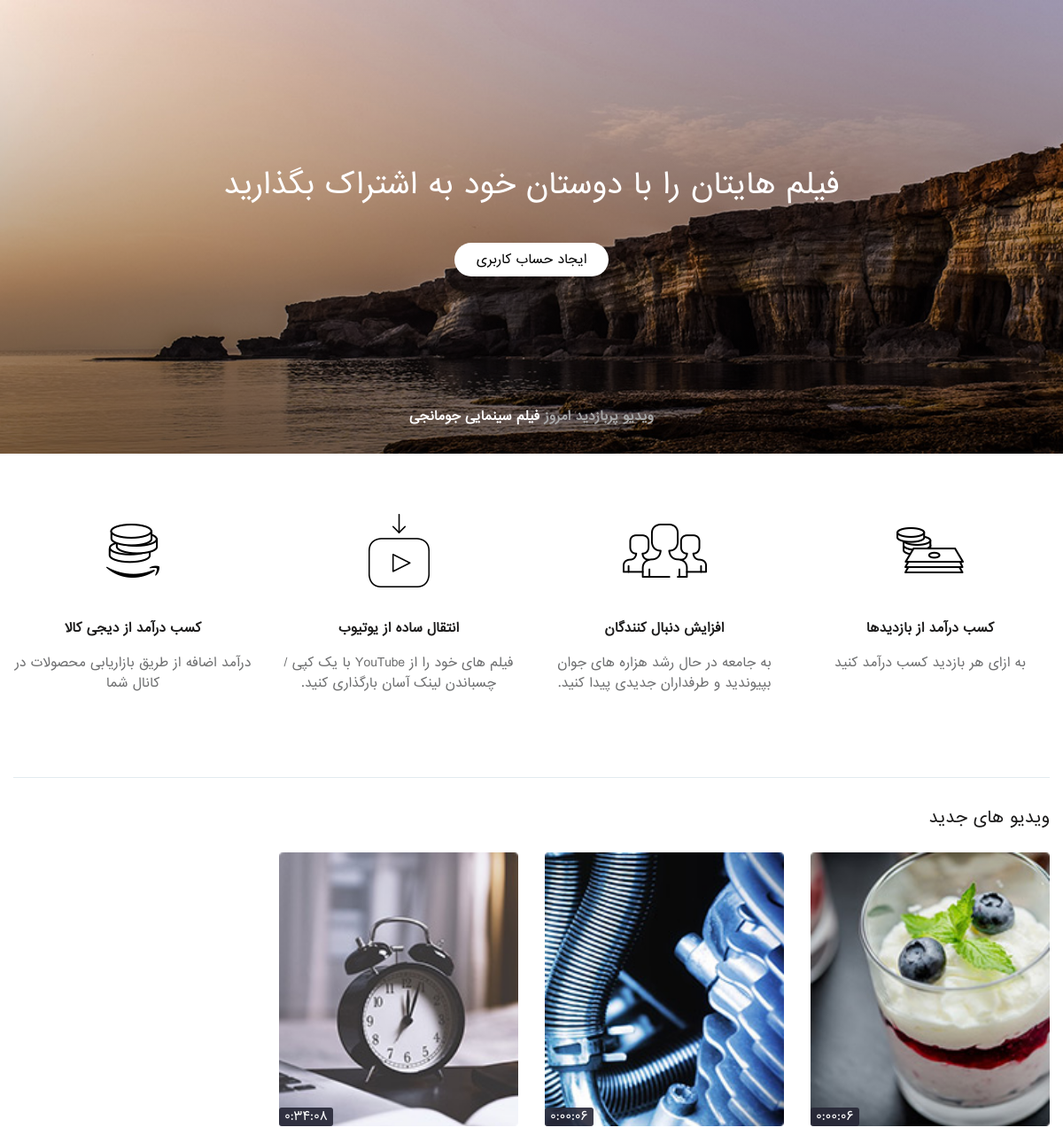
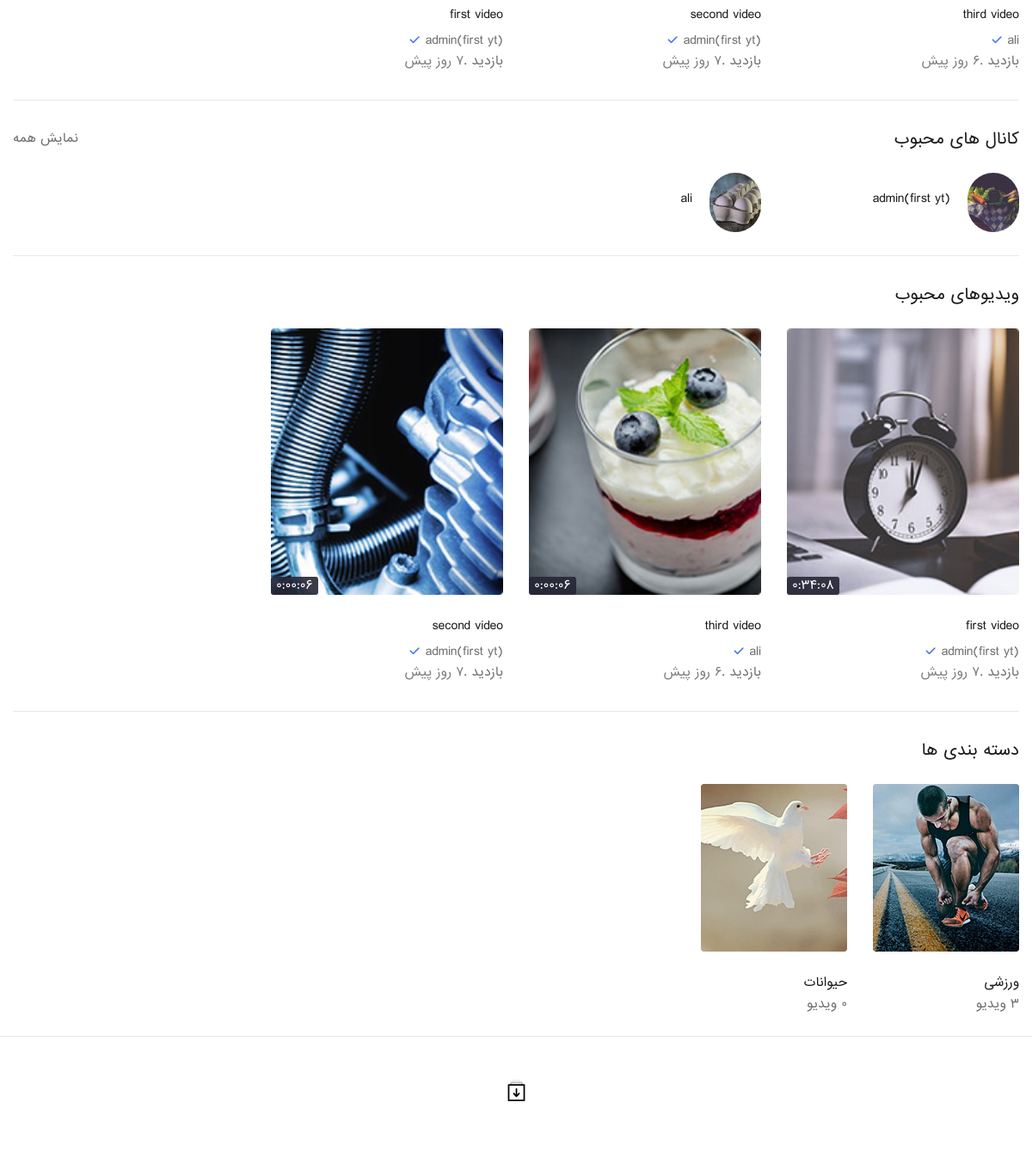
The page / on the database its author committed (2 pictures, top to bottom).
### youtube/models.py (models this page shows, shortened)
class Video(models.Model):
    youtuber = models.ForeignKey('account.Profile',on_delete=models.CASCADE)
    title = models.CharField(max_length=255)
    description = RichTextUploadingField()
    category = models.ForeignKey('Category',on_delete=models.PROTECT,null=True)
    video = models.FileField(upload_to=get_upload_path)
    video_time = models.CharField(max_length=15,null=True,blank=True)
    thumbnail = models.ImageField(upload_to=get_upload_path)
    monetize = models.BooleanField(default=True)
    tags = models.ManyToManyField('VideoTag')
    pin_comment = models.CharField(max_length=10,null=True,blank=True)
    like = models.ManyToManyField('account.Profile',related_name='like')
    published = models.BooleanField(default=False)
    show = models.BooleanField(default=True)
    created = models.DateTimeField(auto_now_add=True)
    updated = models.DateTimeField(auto_now=True)
    objects = VideoManager()
    @property
    def days_passed(self):
        today = datetime.now(timezone.utc)
        days_passed = today - self.created
        return f"{days_passed.days} روز پیش" if days_passed.days != 0 else 'امروز'
    @property
    def visited(self):
        hit_count = get_hitcount_model().objects.get_for_object(self)
        return hit_count.hits

class Category(models.Model):
    name = models.CharField(max_length=200,verbose_name='نام دسته بندی')
    image = models.ImageField(null=True)

### account/models.py (models this page shows, shortened)
class Profile(models.Model):
    user = models.ForeignKey(User,on_delete=models.CASCADE)
    follow = models.ManyToManyField('Profile')
    channel_name = models.CharField(max_length=30,null=True,unique=True)
    image = models.ImageField(null=True,blank=True)
    banner = models.ImageField(null=True,blank=True)
    description = models.TextField()
    links = RichTextField(null=True)
    created_date = models.DateTimeField(auto_now_add=True)
    updated_date = models.DateTimeField(auto_now=True)

### youtube/views.py (the view)
# urls.py: path('',views.index,name='home'),
def index(request):
    videos = Video.objects.all_video().order_by('-created')
    channels = Profile.objects.exclude(image='').annotate(most_like=Count('video__like')).exclude(most_like=0).order_by('-most_like')
    favorite_videos = Video.objects.all_video().annotate(like_count=Count('like')).order_by('-like_count','-created')
    categorys = Category.objects.all()
    context = {
        'latest_videos': videos,
        'channels' : channels,
        'favorite_videos' : favorite_videos,
        'categorys' : categorys,
    }
    return render(request,'index.html',context)

### youtube/models.py (called while the page is built)
    def all_video(self,**kwargs):
        return Video.objects.filter(published=True,**kwargs)

### templates/index.html (shortened to what this page needs)
{% extends 'base.html' %}
{% load static %}
{% block body %}
<section class="banner-section">
	<div class="container">
		<div class="banner-text">
			<p class="bold-titr">فیلم هایتان را با دوستان خود به اشتراک بگذارید</p>
			<a href="#" title="">ایجاد حساب کاربری</a>
		</div>
		<h3 class="headline">ویدیو پربازدید امروز <a href="#" title="">فیلم سینمایی جومانجی</a></h3>
	</div>
</section>
<section class="services-sec">
	<div class="container">
		<div class="services-row">
			<div class="row">
				<div class="col-lg-3 col-md-6 col-sm-6 col-12">
					<div class="service-col">
						<img src="{% static 'images/sv1.png' %}" alt="">
						<h3>کسب درآمد از بازدیدها</h3>
						<p>به ازای هر بازدید کسب درآمد کنید</p>
					</div>
				</div>
				<div class="col-lg-3 col-md-6 col-sm-6 col-12">
					<div class="service-col">
						<img src="{% static 'images/sv2.png' %}" alt="">
						<h3>افزایش دنبال کنندگان</h3>
						<p>به جامعه در حال رشد هزاره های جوان بپیوندید و طرفداران جدیدی پیدا کنید. </p>
					</div>
				</div>
				<div class="col-lg-3 col-md-6 col-sm-6 col-12">
					<div class="service-col">
						<img src="{% static 'images/sv3.png' %}" alt="">
						<h3>انتقال ساده از یوتیوب</h3>
						<p>فیلم های خود را از YouTube با یک کپی / چسباندن لینک آسان بارگذاری کنید.</p>
					</div>
				</div>
				<div class="col-lg-3 col-md-6 col-sm-6 col-12">
					<div class="service-col">
						<img src="{% static 'images/sv4.png' %}" alt="">
						<h3>کسب درآمد از دیجی کالا </h3>
						<p>درآمد اضافه از طریق بازاریابی محصولات در کانال شما</p>
					</div>
				</div>
			</div>
		</div>
	</div>
</section>
<section class="vds-main">
	<div class="vidz-row">
		<div class="container">
			<div class="vidz_sec">
				<h3>ویدیو های جدید</h3>
				<div class="vidz_list">
					<div class="row">
						{% for video in latest_videos %}
						<div class="col-lg-3 col-md-6 col-sm-6 col-6 full_wdth">
							<div class="videoo">
								<div class="vid_thumbainl">
									<a href="{% url 'youtube:video_detail' video.id %}" title="{{video.category.name}}">
										<img src="{{video.thumbnail.url}}" alt="{{video.title}}">
										<span class="vid-time">{{video.video_time}}</span>
									</a>
								</div>
								<div class="video_info">
									<h3><a href="{% url 'youtube:video_detail' video.id %}" title="{{video.title}}">{{video.title|truncatechars:35}}</a></h3>
									<h4><a href="#" title="مشاهده کانال">{{video.youtuber.channel_name}}</a> <span class="verify_ic"><i class="icon-tick"></i></span></h4>
									<span>{{video.visited}} بازدید .<small class="posted_dt">{{video.days_passed}}</small></span>
								</div>
							</div>
						</div>
						{% endfor %}
					</div>
				</div>
			</div>
		</div>
	</div>
	<div class="vidz-row">
		<div class="container">
			<div class="vidz_sec">
				<h3>کانال های محبوب</h3>
				<a href="#" title="" class="view-btn">نمایش همه</a>
				<div class="vidz_list">
					<div class="row">
						{% for channel in channels %}
						<div class="col-lg-3 col-md-6 col-sm-6 col-6 full_wdth">
							<div class="videoo">
								<div class="vcp_inf">
									<div class="vc_hd">
										<img src="{{channel.image.url}}" alt="">
									</div>
									<div class="vc_info">
										<h4><a href="{% url 'youtube:channel_home_page' channel.id %}" title="">{{channel.channel_name}}</a></h4>
									</div>
								</div>
							</div>
						</div>
						{% endfor %}
					</div>
				</div>
			</div>
		</div>
	</div>
	<div class="vidz-row">
		<div class="container">
			<div class="vidz_sec">
				<h3>ویدیوهای محبوب</h3>
				<div class="vidz_list">
					<div class="row">
						{% for video in favorite_videos %}
						<div class="col-lg-3 col-md-6 col-sm-6 col-6 full_wdth">
							<div class="videoo">
								<div class="vid_thumbainl">
									<a href="{% url 'youtube:video_detail' video.id %}" title="{{video.category.name}}">
										<img src="{{video.thumbnail.url}}" alt="{{video.title}}">
										<span class="vid-time">{{video.video_time}}</span>
									</a>
								</div>
								<div class="video_info">
									<h3><a href="{% url 'youtube:video_detail' video.id %}" title="{{video.title}}">{{video.title|truncatechars:35}}</a></h3>
									<h4><a href="#" title="مشاهده کانال">{{video.youtuber.channel_name}}</a> <span class="verify_ic"><i class="icon-tick"></i></span></h4>
									<span>{{video.visited}} بازدید .<small class="posted_dt">{{video.days_passed}}</small></span>
								</div>
							</div>
						</div>
						{% endfor %}
					</div>
				</div>
			</div>
		</div>
	</div>
	<div class="vidz-row pop_channels">
		<div class="container">
			<div class="vidz_sec">
				<h3>دسته بندی ها</h3>
				<div class="vidz_list">
					<div class="row">
						{% for category in categorys %}
						<div class="col-lg-2 col-md-4 col-sm-4 col-6 full_wdth">
							<div class="videoo">
								<div class="vid_thumbainl">
									<a href="#" title="{{category.name}}">
										<img src="{{category.image.url}}" alt="{{category.name}}">
									</a>
								</div>
								<div class="video_info">
									<h3><a href="#">{{category.name}}</a></h3>
									<span>{{category.video_set.all.count}} ویدیو</span>
								</div>
							</div>
						</div>
						{% endfor %}
					</div>
				</div>
			</div>
		</div>
	</div>
</section>
<section class="more_items_sec text-center">
	<div class="container">
		<a href="#" title="">
		</a>
	</div>
</section>
{% endblock body %}

### static/css/thumbs-embedded.css (style rules this page uses)
[class^="icon-"]:before, [class*=" icon-"]:before { font-family: "thumbs"; font-style: normal; font-weight: normal; speak: none; display: inline-block; text-decoration: inherit; width: 1em; margin-right: .2em; text-align: center; font-variant: normal; text-transform: none; line-height: 1em; margin-left: .2em; }
.icon-tick:before { content: '\e82d'; }

### static/css/responsive.css (style rules this page uses)
@media (max-width: 1200px) { .container { max-width: 100%;padding: 0 15px; } }
@media (max-width: 1200px) { .video_info > h4 { font-size: 14px; } }
@media (max-width: 1200px) { .more_items_sec { padding: 50px 0; } }

### static/css/color.css (style rules this page uses)
.vid_thums li a.active, .vid_thums li a:hover, .verify_ic i, .cmt-pr li span:hover a, .cmt-pr li span:hover i, .rt-cmt:hover, .coments > a:hover, .suggestions p a .mm_menu li:hover a, .mm_menu li:hover i, .m_linkz .mm_menu li a:hover, .social_links li a:hover, .abt-rw.tgs ul li a, .more-ch:hover, .lnks li a:hover, .search_form form button:hover { color:#4878f2; }

### rows shown on the page
Video: thumbnail (picture), video_time "0:00:06", title "third video", youtuber.channel_name "ali", days_passed "6 روز پیش"
Video: thumbnail (picture), video_time "0:00:06", title "second video", youtuber.channel_name "admin(first yt)", days_passed "7 روز پیش"
Video: thumbnail (picture), video_time "0:34:08", title "first video", youtuber.channel_name "admin(first yt)", days_passed "7 روز پیش"
Profile: image (picture), channel_name "admin(first yt)"
Profile: image (picture), channel_name "ali"
Category: image (picture), name "ورزشی", video_set.all.count "3"
Category: image (picture), name "حیوانات"
